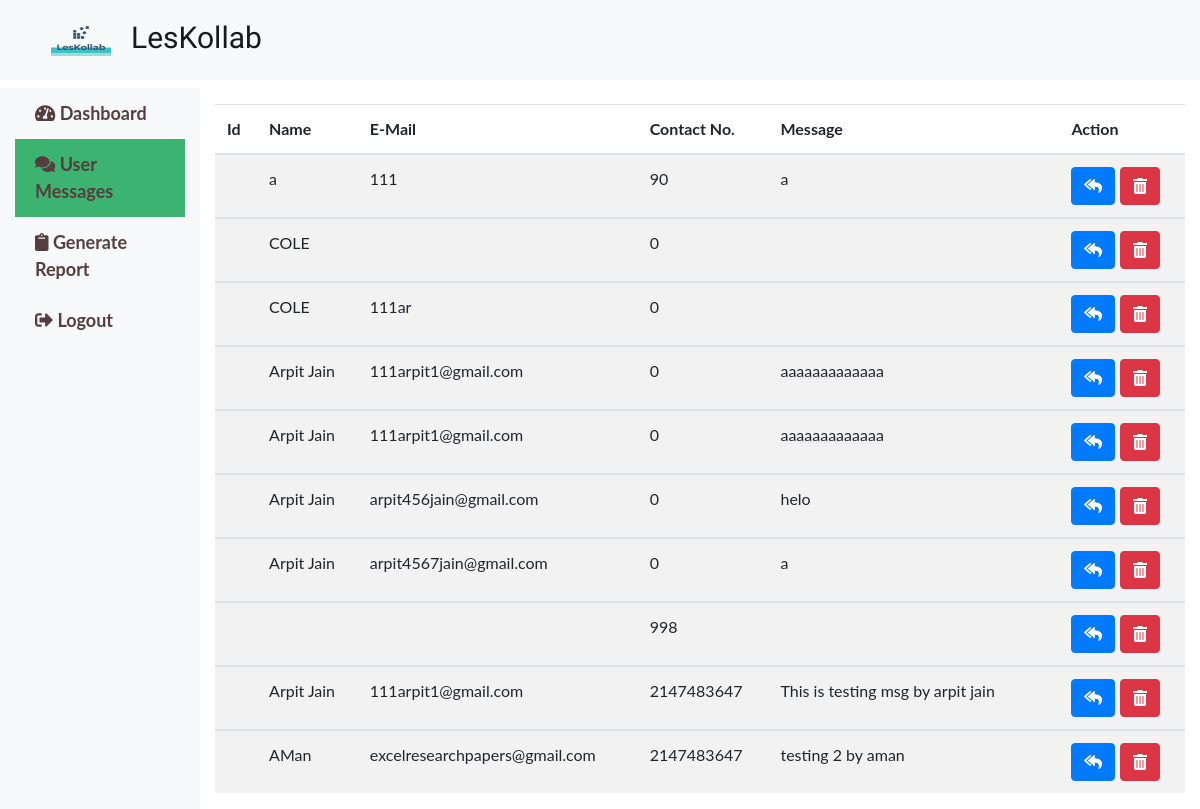
The app's page /admin/user_messages.php (signed in), older data.
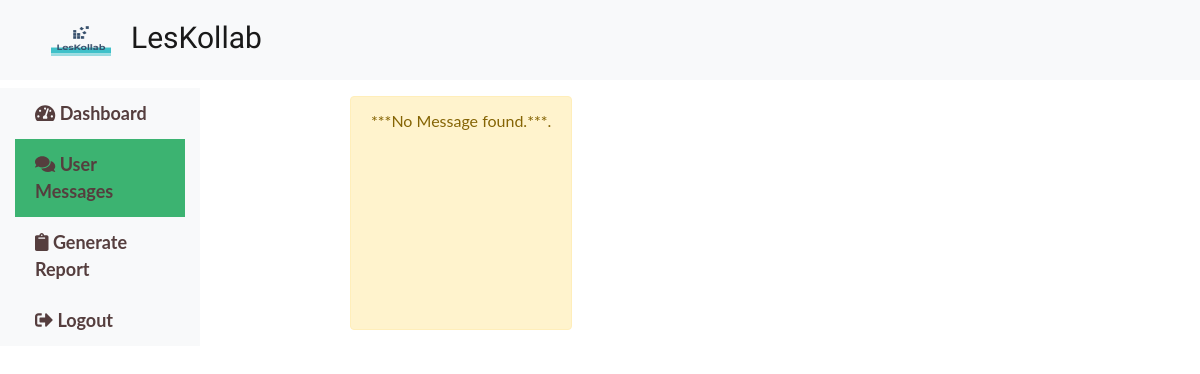
The same page, newer data.
### tables this page shows
CREATE TABLE `contact` (
  `id` int(6) NOT NULL,
  `name` text NOT NULL,
  `email` varchar(200) NOT NULL,
  `number` int(200) NOT NULL,
  `msg` text NOT NULL
);

### admin/user_messages.php (the view, shortened to what this page needs)
<?php
include('../config/db.php');
include('header.php');
$sql="Select * from contact";
$res=$conn->query($sql);
if($res->num_rows == 0)
{
    $msg='<div class="alert alert-warning  text-center mt-2" role="alert" style="margin-left:150px;">***No Message found.***.</div>';
    echo $msg;
}
else
{
    ?>
    <div class="col-lg-10 mt-3" >
        <div class="row">
            <div class="col-lg-12">
                <table class="table table-striped">
                    <thead>
                        <tr>
                            <th scope="col">Id</th>
                            <th scope="col">Name</th>
                            <th scope="col">E-Mail</th>
                            <th scope="col">Contact No.</th>
                            <th scope="col">Message</th>
                            <th scope="col">Action</th>
                        </tr>
                    </thead>
<?php               while($row=$res->fetch_assoc())
                    {     ?>
                    <tbody>
                        <tr>
                            <th scope="row"><?php echo $row['id'] ?></th>
                            <td><?php echo $row['name'] ?></td>
                            <td><?php echo $row['email'] ?></td>
                            <td><?php echo $row['number'] ?></td>
                            <td width=30%;><?php echo $row['msg'] ?></td>
                            <td>
                                <form action="" method="GET">
                                    <a href="https://mail.google.com/mail/?view=cm&fs=1&to=<?php echo $row['email']; ?>" target="_blank" class="btn btn-primary" data-bs-toggle="tooltip" data-bs-placement="top" title="Reply"><i class="fas fa-reply-all"></i></a>
                                    <button type="submit" class="btn btn-danger" name="delete" value="delete" data-bs-toggle="tooltip" data-bs-placement="top" title="Delete Message"><i class="fas fa-trash-alt"></i></button>
                                </form>
                            </td>
                        </tr>
                    </tbody>
        <?php       }    ?>
                </table>
            </div>
        </div>
    </div>
<?php
}
         ?> <meta http-equiv="refresh" content= "0;URL=?closed" />

### admin/header.php (shortened to what this page needs)
<!DOCTYPE html>
<html lang="en">
<head>
    <link rel="stylesheet" href="https://cdnjs.cloudflare.com/ajax/libs/twitter-bootstrap/4.5.2/css/bootstrap.min.css">
    <link rel="stylesheet" href="https://cdnjs.cloudflare.com/ajax/libs/twitter-bootstrap/4.6.0/css/bootstrap.min.css">
    <link rel="stylesheet" href="https://cdnjs.cloudflare.com/ajax/libs/bootstrap-select/1.13.18/css/bootstrap-select.min.css">
    <link rel="stylesheet" href="../assets/css/Button-Change-Text-on-Hover.css">
    <link rel="stylesheet" href="../assets/css/Button-Ripple-Effect-Animation-Wave-Pulse.css">
    <link rel="stylesheet" href="../assets/css/styles.css">
    <link rel="stylesheet" href="../assets/css/header.css">
    <link rel="stylesheet" href="../assets/css/all.min.css">
</head>
<body>
<nav class="navbar navbar-light bg-light navbar-expand-md py-0" >
    <div class="container-fluid">
        <a class="navbar-brand py-0" href="index.php" style="font-size: 30px;font-family: Aclonica, sans-serif;">
            <img src="../assets/images/logo1.png" alt="Logo" height="80px" width="100px">LesKollab
        </a>
</nav>
<div class="container-fluid">
  <div class="row mt-2">
    <div class="col-sm-2 bg-light sidebar d-print-none">
      <div class="sidebar-sticky">
        <ul class="nav flex-column">
          <li class="nav-item "><a href="admin_dashboard.php" class="nav-link <?php if(PAGE=='admin_dashboard'){echo 'active';} ?>"><i class="fas fa-tachometer-alt "></i> Dashboard</a></li>
          <li class="nav-item "><a href="user_messages.php" class="nav-link <?php if(PAGE=='user_messages'){echo 'active';} ?>"><i class="fas fa-comments"></i> User Messages</a></li>
          <li class="nav-item "><a href="generate_report.php" class="nav-link <?php if(PAGE=='generate_report'){echo 'active';} ?>"><i class="fas fa-clipboard "></i> Generate Report</a></li>
          <li class="nav-item"><a href="../logout.php" class="nav-link "><i class="fas fa-sign-out-alt"></i> Logout</a></li>
        </ul>
      </div>
    </div>
</body>
</html>

### assets/css/styles.css (style rules this page uses)
:root { --black:#333333 }
html { scroll-behavior: smooth; }
body { margin: 0; padding: 0; }
body { font-family: Lato, sans-serif; }
svg { width: 100%; }
a { text-decoration: none; }

### assets/css/header.css (style rules this page uses)
a.nav-link { font-weight:bold; padding:12px; padding-left:20px; font-size:18px; color:rgb(85, 62, 62) }
.active { background-color: MediumSeaGreen; }

Row changes from the older to the newer data that the page shows:
removed contact: name "a", email "111", number "90", msg "a"
removed contact: name "COLE", number "0"
removed contact: name "COLE", email "111ar", number "0"
removed contact: name "Arpit Jain", email "111arpit1@gmail.com", number "0", msg "aaaaaaaaaaaaa"
removed contact: name "Arpit Jain", email "111arpit1@gmail.com", number "0", msg "aaaaaaaaaaaaa"
removed contact: name "Arpit Jain", email "arpit456jain@gmail.com", number "0", msg "helo"
removed contact: name "Arpit Jain", email "arpit4567jain@gmail.com", number "0", msg "a"
removed contact: number "998"
removed contact: name "Arpit Jain", email "111arpit1@gmail.com", number "2147483647", msg "This is testing msg by arpit jain"
removed contact: name "AMan", email "excelresearchpapers@gmail.com", number "2147483647", msg "testing 2 by aman"
Text that changed along with them:
text no longer shown: "Id Name E-Mail Contact No. Message Action"
text now shown: "***No Message found.***."
